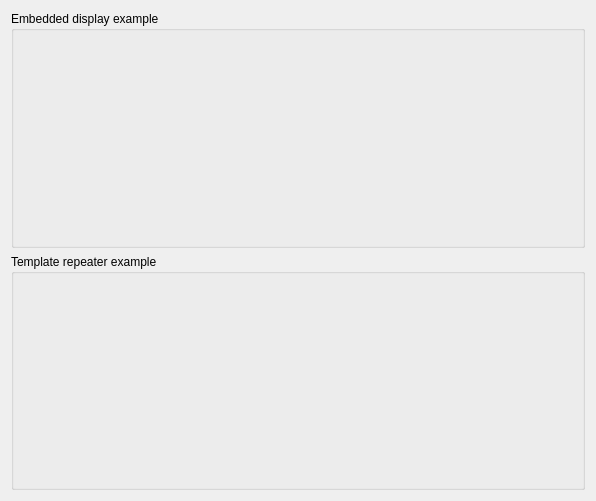
<?xml version="1.0" encoding="UTF-8"?>
<ui version="4.0">
 <class>Form</class>
 <widget class="QWidget" name="Form">
  <property name="geometry">
   <rect>
    <x>0</x>
    <y>0</y>
    <width>596</width>
    <height>501</height>
   </rect>
  </property>
  <property name="windowTitle">
   <string>Basic macros example</string>
  </property>
  <layout class="QVBoxLayout" name="verticalLayout">
   <item>
    <widget class="QGroupBox" name="groupBox">
     <property name="title">
      <string>Embedded display example</string>
     </property>
     <layout class="QHBoxLayout" name="horizontalLayout">
      <item>
       <widget class="CEmbeddedDisplay" name="CEmbeddedDisplay">
        <property name="macros" stdset="0">
         <string>{&quot;addr&quot;:&quot;DemoDevice/Acquisition#ChannelA&quot;}</string>
        </property>
        <property name="filename" stdset="0">
         <string>second.ui</string>
        </property>
       </widget>
      </item>
     </layout>
    </widget>
   </item>
   <item>
    <widget class="QGroupBox" name="groupBox_2">
     <property name="title">
      <string>Template repeater example</string>
     </property>
     <layout class="QHBoxLayout" name="horizontalLayout_2">
      <item>
       <widget class="CTemplateRepeater" name="CTemplateRepeater">
        <property name="countShownInDesigner" stdset="0">
         <number>2</number>
        </property>
        <property name="templateFilename" stdset="0">
         <string>second.ui</string>
        </property>
        <property name="dataSource" stdset="0">
         <string>data.json</string>
        </property>
       </widget>
      </item>
     </layout>
    </widget>
   </item>
  </layout>
 </widget>
 <customwidgets>
  <customwidget>
   <class>PyDMEmbeddedDisplay</class>
   <extends>QFrame</extends>
   <header>pydm.widgets.embedded_display</header>
  </customwidget>
  <customwidget>
   <class>PyDMTemplateRepeater</class>
   <extends>QFrame</extends>
   <header>pydm.widgets.template_repeater</header>
  </customwidget>
  <customwidget>
   <class>CEmbeddedDisplay</class>
   <extends>PyDMEmbeddedDisplay</extends>
   <header>comrad.widgets.containers</header>
  </customwidget>
  <customwidget>
   <class>CTemplateRepeater</class>
   <extends>PyDMTemplateRepeater</extends>
   <header>comrad.widgets.containers</header>
  </customwidget>
 </customwidgets>
 <resources/>
 <connections/>
</ui>
